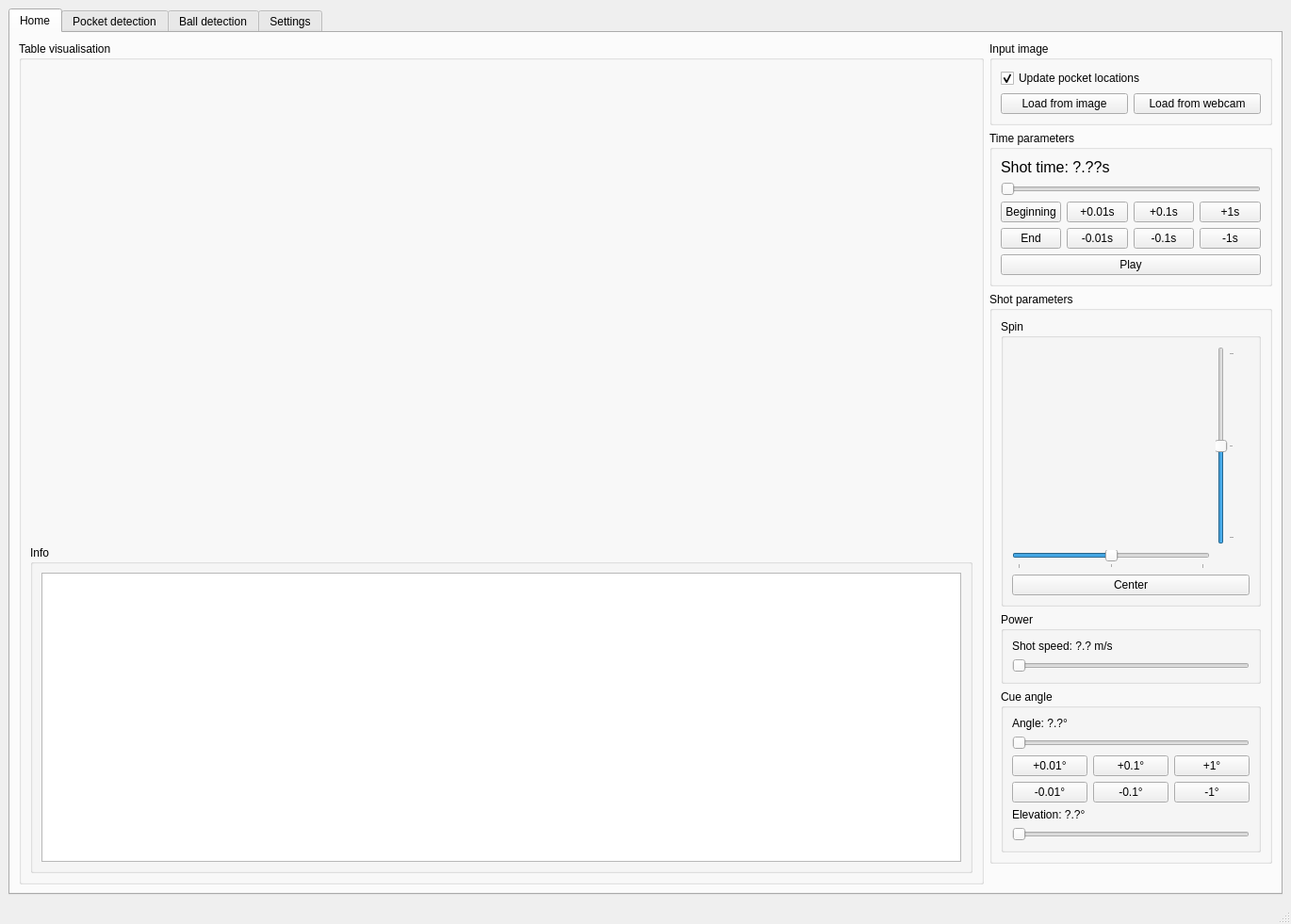
<?xml version="1.0" encoding="UTF-8"?>
<ui version="4.0">
 <class>MainWindow</class>
 <widget class="QMainWindow" name="MainWindow">
  <property name="geometry">
   <rect>
    <x>0</x>
    <y>0</y>
    <width>1363</width>
    <height>981</height>
   </rect>
  </property>
  <property name="sizePolicy">
   <sizepolicy hsizetype="Preferred" vsizetype="Preferred">
    <horstretch>0</horstretch>
    <verstretch>0</verstretch>
   </sizepolicy>
  </property>
  <property name="windowTitle">
   <string>Pool Assistant</string>
  </property>
  <widget class="QWidget" name="centralwidget">
   <layout class="QHBoxLayout" name="horizontalLayout">
    <item>
     <widget class="QTabWidget" name="tabWidget">
      <property name="tabShape">
       <enum>QTabWidget::Rounded</enum>
      </property>
      <property name="currentIndex">
       <number>0</number>
      </property>
      <widget class="QWidget" name="home_tab">
       <attribute name="title">
        <string>Home</string>
       </attribute>
       <layout class="QHBoxLayout" name="horizontalLayout_3">
        <item>
         <layout class="QVBoxLayout" name="verticalLayout_9">
          <item>
           <widget class="QGroupBox" name="table_box">
            <property name="sizePolicy">
             <sizepolicy hsizetype="Preferred" vsizetype="Preferred">
              <horstretch>0</horstretch>
              <verstretch>0</verstretch>
             </sizepolicy>
            </property>
            <property name="title">
             <string>Table visualisation</string>
            </property>
            <layout class="QVBoxLayout" name="verticalLayout_2">
             <item>
              <widget class="QWidget" name="canvas_widget" native="true">
               <property name="enabled">
                <bool>true</bool>
               </property>
               <property name="sizePolicy">
                <sizepolicy hsizetype="Fixed" vsizetype="Fixed">
                 <horstretch>0</horstretch>
                 <verstretch>0</verstretch>
                </sizepolicy>
               </property>
               <property name="minimumSize">
                <size>
                 <width>1000</width>
                 <height>500</height>
                </size>
               </property>
               <property name="maximumSize">
                <size>
                 <width>1000</width>
                 <height>500</height>
                </size>
               </property>
              </widget>
             </item>
             <item>
              <widget class="QGroupBox" name="groupBox_5">
               <property name="sizePolicy">
                <sizepolicy hsizetype="Preferred" vsizetype="Minimum">
                 <horstretch>0</horstretch>
                 <verstretch>0</verstretch>
                </sizepolicy>
               </property>
               <property name="title">
                <string>Info</string>
               </property>
               <layout class="QVBoxLayout" name="verticalLayout_10">
                <item>
                 <widget class="QListView" name="info_listview">
                  <property name="enabled">
                   <bool>true</bool>
                  </property>
                  <property name="sizePolicy">
                   <sizepolicy hsizetype="Expanding" vsizetype="Ignored">
                    <horstretch>0</horstretch>
                    <verstretch>0</verstretch>
                   </sizepolicy>
                  </property>
                  <property name="minimumSize">
                   <size>
                    <width>0</width>
                    <height>10</height>
                   </size>
                  </property>
                  <property name="maximumSize">
                   <size>
                    <width>16777215</width>
                    <height>16777215</height>
                   </size>
                  </property>
                 </widget>
                </item>
               </layout>
              </widget>
             </item>
            </layout>
           </widget>
          </item>
         </layout>
        </item>
        <item>
         <layout class="QVBoxLayout" name="verticalLayout_3">
          <item>
           <widget class="QGroupBox" name="image_box">
            <property name="title">
             <string>Input image</string>
            </property>
            <layout class="QVBoxLayout" name="verticalLayout_8">
             <item>
              <widget class="QCheckBox" name="update_pockets_checkbox">
               <property name="text">
                <string>Update pocket locations</string>
               </property>
               <property name="checked">
                <bool>true</bool>
               </property>
              </widget>
             </item>
             <item>
              <layout class="QHBoxLayout" name="horizontalLayout_7">
               <item>
                <widget class="QPushButton" name="load_image_button">
                 <property name="text">
                  <string>Load from image</string>
                 </property>
                </widget>
               </item>
               <item>
                <widget class="QPushButton" name="load_webcam_button">
                 <property name="text">
                  <string>Load from webcam</string>
                 </property>
                </widget>
               </item>
              </layout>
             </item>
            </layout>
           </widget>
          </item>
          <item>
           <widget class="QGroupBox" name="time_box">
            <property name="sizePolicy">
             <sizepolicy hsizetype="MinimumExpanding" vsizetype="Minimum">
              <horstretch>0</horstretch>
              <verstretch>0</verstretch>
             </sizepolicy>
            </property>
            <property name="minimumSize">
             <size>
              <width>200</width>
              <height>0</height>
             </size>
            </property>
            <property name="title">
             <string>Time parameters</string>
            </property>
            <layout class="QVBoxLayout" name="verticalLayout">
             <item>
              <widget class="QLabel" name="time_label">
               <property name="sizePolicy">
                <sizepolicy hsizetype="Preferred" vsizetype="Fixed">
                 <horstretch>0</horstretch>
                 <verstretch>0</verstretch>
                </sizepolicy>
               </property>
               <property name="font">
                <font>
                 <pointsize>12</pointsize>
                </font>
               </property>
               <property name="text">
                <string>Shot time: ?.??s</string>
               </property>
              </widget>
             </item>
             <item>
              <widget class="QSlider" name="time_slider">
               <property name="maximum">
                <number>1000</number>
               </property>
               <property name="singleStep">
                <number>10</number>
               </property>
               <property name="orientation">
                <enum>Qt::Horizontal</enum>
               </property>
              </widget>
             </item>
             <item>
              <layout class="QGridLayout" name="gridLayout">
               <item row="1" column="4">
                <widget class="QPushButton" name="minus1">
                 <property name="text">
                  <string>-1s</string>
                 </property>
                </widget>
               </item>
               <item row="1" column="2">
                <widget class="QPushButton" name="minus001">
                 <property name="text">
                  <string>-0.01s</string>
                 </property>
                </widget>
               </item>
               <item row="0" column="3">
                <widget class="QPushButton" name="plus01">
                 <property name="text">
                  <string>+0.1s</string>
                 </property>
                </widget>
               </item>
               <item row="0" column="2">
                <widget class="QPushButton" name="plus001">
                 <property name="text">
                  <string>+0.01s</string>
                 </property>
                </widget>
               </item>
               <item row="1" column="3">
                <widget class="QPushButton" name="minus01">
                 <property name="text">
                  <string>-0.1s</string>
                 </property>
                </widget>
               </item>
               <item row="0" column="4">
                <widget class="QPushButton" name="plus1">
                 <property name="text">
                  <string>+1s</string>
                 </property>
                </widget>
               </item>
               <item row="0" column="1">
                <widget class="QPushButton" name="start_time_button">
                 <property name="text">
                  <string>Beginning</string>
                 </property>
                </widget>
               </item>
               <item row="1" column="1">
                <widget class="QPushButton" name="end_time_button">
                 <property name="text">
                  <string>End</string>
                 </property>
                </widget>
               </item>
              </layout>
             </item>
             <item>
              <widget class="QPushButton" name="play_button">
               <property name="text">
                <string>Play</string>
               </property>
              </widget>
             </item>
            </layout>
           </widget>
          </item>
          <item>
           <widget class="QGroupBox" name="groupBox">
            <property name="sizePolicy">
             <sizepolicy hsizetype="Preferred" vsizetype="Preferred">
              <horstretch>0</horstretch>
              <verstretch>0</verstretch>
             </sizepolicy>
            </property>
            <property name="title">
             <string>Shot parameters</string>
            </property>
            <layout class="QVBoxLayout" name="verticalLayout_4">
             <item>
              <widget class="QGroupBox" name="groupBox_2">
               <property name="sizePolicy">
                <sizepolicy hsizetype="Preferred" vsizetype="Fixed">
                 <horstretch>0</horstretch>
                 <verstretch>0</verstretch>
                </sizepolicy>
               </property>
               <property name="title">
                <string>Spin</string>
               </property>
               <layout class="QVBoxLayout" name="verticalLayout_5">
                <item>
                 <layout class="QGridLayout" name="gridLayout_2">
                  <item row="0" column="0">
                   <widget class="QWidget" name="spin_canvas_widget" native="true">
                    <property name="sizePolicy">
                     <sizepolicy hsizetype="Fixed" vsizetype="Fixed">
                      <horstretch>0</horstretch>
                      <verstretch>0</verstretch>
                     </sizepolicy>
                    </property>
                    <property name="minimumSize">
                     <size>
                      <width>210</width>
                      <height>210</height>
                     </size>
                    </property>
                    <property name="maximumSize">
                     <size>
                      <width>210</width>
                      <height>210</height>
                     </size>
                    </property>
                   </widget>
                  </item>
                  <item row="1" column="0">
                   <widget class="QSlider" name="a_slider">
                    <property name="minimum">
                     <number>-100</number>
                    </property>
                    <property name="maximum">
                     <number>100</number>
                    </property>
                    <property name="orientation">
                     <enum>Qt::Horizontal</enum>
                    </property>
                    <property name="tickPosition">
                     <enum>QSlider::TicksBelow</enum>
                    </property>
                    <property name="tickInterval">
                     <number>100</number>
                    </property>
                   </widget>
                  </item>
                  <item row="0" column="1">
                   <widget class="QSlider" name="b_slider">
                    <property name="sizePolicy">
                     <sizepolicy hsizetype="Fixed" vsizetype="Minimum">
                      <horstretch>0</horstretch>
                      <verstretch>0</verstretch>
                     </sizepolicy>
                    </property>
                    <property name="minimum">
                     <number>-100</number>
                    </property>
                    <property name="maximum">
                     <number>100</number>
                    </property>
                    <property name="orientation">
                     <enum>Qt::Vertical</enum>
                    </property>
                    <property name="invertedAppearance">
                     <bool>false</bool>
                    </property>
                    <property name="invertedControls">
                     <bool>false</bool>
                    </property>
                    <property name="tickPosition">
                     <enum>QSlider::TicksBelow</enum>
                    </property>
                    <property name="tickInterval">
                     <number>100</number>
                    </property>
                   </widget>
                  </item>
                  <item row="0" column="2">
                   <spacer name="horizontalSpacer">
                    <property name="orientation">
                     <enum>Qt::Horizontal</enum>
                    </property>
                    <property name="sizeHint" stdset="0">
                     <size>
                      <width>40</width>
                      <height>20</height>
                     </size>
                    </property>
                   </spacer>
                  </item>
                 </layout>
                </item>
                <item>
                 <widget class="QPushButton" name="center_button">
                  <property name="text">
                   <string>Center</string>
                  </property>
                 </widget>
                </item>
               </layout>
              </widget>
             </item>
             <item>
              <widget class="QGroupBox" name="groupBox_3">
               <property name="title">
                <string>Power</string>
               </property>
               <layout class="QVBoxLayout" name="verticalLayout_6">
                <item>
                 <widget class="QLabel" name="V0_label">
                  <property name="text">
                   <string>Shot speed: ?.? m/s</string>
                  </property>
                 </widget>
                </item>
                <item>
                 <widget class="QSlider" name="V0_slider">
                  <property name="maximum">
                   <number>1000</number>
                  </property>
                  <property name="orientation">
                   <enum>Qt::Horizontal</enum>
                  </property>
                 </widget>
                </item>
               </layout>
              </widget>
             </item>
             <item>
              <widget class="QGroupBox" name="groupBox_4">
               <property name="title">
                <string>Cue angle</string>
               </property>
               <layout class="QVBoxLayout" name="verticalLayout_7">
                <item>
                 <widget class="QLabel" name="phi_label">
                  <property name="text">
                   <string>Angle: ?.?°</string>
                  </property>
                 </widget>
                </item>
                <item>
                 <widget class="QSlider" name="phi_slider">
                  <property name="maximum">
                   <number>1000</number>
                  </property>
                  <property name="orientation">
                   <enum>Qt::Horizontal</enum>
                  </property>
                 </widget>
                </item>
                <item>
                 <layout class="QGridLayout" name="gridLayout_4">
                  <item row="0" column="2">
                   <widget class="QPushButton" name="phi_plus1">
                    <property name="text">
                     <string>+1°</string>
                    </property>
                   </widget>
                  </item>
                  <item row="1" column="2">
                   <widget class="QPushButton" name="phi_minus1">
                    <property name="text">
                     <string>-1°</string>
                    </property>
                   </widget>
                  </item>
                  <item row="0" column="1">
                   <widget class="QPushButton" name="phi_plus01">
                    <property name="text">
                     <string>+0.1°</string>
                    </property>
                   </widget>
                  </item>
                  <item row="1" column="0">
                   <widget class="QPushButton" name="phi_minus001">
                    <property name="text">
                     <string>-0.01°</string>
                    </property>
                   </widget>
                  </item>
                  <item row="0" column="0">
                   <widget class="QPushButton" name="phi_plus001">
                    <property name="text">
                     <string>+0.01°</string>
                    </property>
                   </widget>
                  </item>
                  <item row="1" column="1">
                   <widget class="QPushButton" name="phi_minus01">
                    <property name="text">
                     <string>-0.1°</string>
                    </property>
                   </widget>
                  </item>
                 </layout>
                </item>
                <item>
                 <widget class="QLabel" name="theta_label">
                  <property name="text">
                   <string>Elevation: ?.?°</string>
                  </property>
                 </widget>
                </item>
                <item>
                 <widget class="QSlider" name="theta_slider">
                  <property name="maximum">
                   <number>1000</number>
                  </property>
                  <property name="orientation">
                   <enum>Qt::Horizontal</enum>
                  </property>
                 </widget>
                </item>
               </layout>
              </widget>
             </item>
            </layout>
           </widget>
          </item>
          <item>
           <spacer name="verticalSpacer">
            <property name="orientation">
             <enum>Qt::Vertical</enum>
            </property>
            <property name="sizeType">
             <enum>QSizePolicy::Expanding</enum>
            </property>
            <property name="sizeHint" stdset="0">
             <size>
              <width>20</width>
              <height>40</height>
             </size>
            </property>
           </spacer>
          </item>
         </layout>
        </item>
       </layout>
      </widget>
      <widget class="QWidget" name="pockets_tab">
       <attribute name="title">
        <string>Pocket detection</string>
       </attribute>
       <layout class="QHBoxLayout" name="horizontalLayout_4">
        <item>
         <widget class="QWidget" name="pockets_widget" native="true"/>
        </item>
       </layout>
      </widget>
      <widget class="QWidget" name="balls_tab">
       <attribute name="title">
        <string>Ball detection</string>
       </attribute>
       <layout class="QHBoxLayout" name="horizontalLayout_5">
        <item>
         <widget class="QWidget" name="balls_widget" native="true"/>
        </item>
       </layout>
      </widget>
      <widget class="QWidget" name="settings_tab">
       <attribute name="title">
        <string>Settings</string>
       </attribute>
       <layout class="QGridLayout" name="gridLayout_3">
        <item row="3" column="1">
         <widget class="QGroupBox" name="image_box_3">
          <property name="title">
           <string>Game type</string>
          </property>
          <layout class="QVBoxLayout" name="verticalLayout_12">
           <item>
            <layout class="QGridLayout" name="gridLayout_6">
             <item row="0" column="2">
              <widget class="QComboBox" name="webcam_drop_down_2">
               <property name="enabled">
                <bool>false</bool>
               </property>
               <property name="sizePolicy">
                <sizepolicy hsizetype="Expanding" vsizetype="Fixed">
                 <horstretch>0</horstretch>
                 <verstretch>0</verstretch>
                </sizepolicy>
               </property>
               <property name="editable">
                <bool>false</bool>
               </property>
              </widget>
             </item>
             <item row="0" column="0">
              <widget class="QLabel" name="webcam_name_label_2">
               <property name="text">
                <string>Game type:</string>
               </property>
               <property name="alignment">
                <set>Qt::AlignRight|Qt::AlignTrailing|Qt::AlignVCenter</set>
               </property>
              </widget>
             </item>
            </layout>
           </item>
          </layout>
         </widget>
        </item>
        <item row="4" column="1">
         <spacer name="verticalSpacer_2">
          <property name="orientation">
           <enum>Qt::Vertical</enum>
          </property>
          <property name="sizeHint" stdset="0">
           <size>
            <width>20</width>
            <height>40</height>
           </size>
          </property>
         </spacer>
        </item>
        <item row="1" column="1">
         <widget class="QGroupBox" name="image_box_2">
          <property name="title">
           <string>Image input</string>
          </property>
          <layout class="QVBoxLayout" name="verticalLayout_11">
           <item>
            <layout class="QGridLayout" name="gridLayout_5">
             <item row="1" column="0">
              <widget class="QLabel" name="calibration_name_label">
               <property name="text">
                <string>Image calibration:</string>
               </property>
               <property name="alignment">
                <set>Qt::AlignRight|Qt::AlignTrailing|Qt::AlignVCenter</set>
               </property>
              </widget>
             </item>
             <item row="0" column="0">
              <widget class="QLabel" name="image_name_label">
               <property name="text">
                <string>Image name:</string>
               </property>
               <property name="alignment">
                <set>Qt::AlignRight|Qt::AlignTrailing|Qt::AlignVCenter</set>
               </property>
              </widget>
             </item>
             <item row="0" column="1">
              <widget class="QLineEdit" name="image_name">
               <property name="font">
                <font>
                 <family>Cascadia Mono</family>
                </font>
               </property>
               <property name="text">
                <string>terrace.jpg</string>
               </property>
              </widget>
             </item>
             <item row="1" column="1">
              <widget class="QComboBox" name="image_cal_drop_down">
               <property name="sizePolicy">
                <sizepolicy hsizetype="Expanding" vsizetype="Fixed">
                 <horstretch>0</horstretch>
                 <verstretch>0</verstretch>
                </sizepolicy>
               </property>
              </widget>
             </item>
            </layout>
           </item>
          </layout>
         </widget>
        </item>
        <item row="1" column="0">
         <spacer name="horizontalSpacer_2">
          <property name="orientation">
           <enum>Qt::Horizontal</enum>
          </property>
          <property name="sizeHint" stdset="0">
           <size>
            <width>40</width>
            <height>20</height>
           </size>
          </property>
         </spacer>
        </item>
        <item row="1" column="2">
         <spacer name="horizontalSpacer_3">
          <property name="orientation">
           <enum>Qt::Horizontal</enum>
          </property>
          <property name="sizeHint" stdset="0">
           <size>
            <width>40</width>
            <height>20</height>
           </size>
          </property>
         </spacer>
        </item>
        <item row="2" column="1">
         <widget class="QGroupBox" name="image_box_7">
          <property name="title">
           <string>Webcam input</string>
          </property>
          <layout class="QVBoxLayout" name="verticalLayout_25">
           <item>
            <layout class="QGridLayout" name="gridLayout_13">
             <item row="0" column="0">
              <widget class="QLabel" name="webcam_name_label">
               <property name="text">
                <string>Webcam:</string>
               </property>
               <property name="alignment">
                <set>Qt::AlignRight|Qt::AlignTrailing|Qt::AlignVCenter</set>
               </property>
              </widget>
             </item>
             <item row="0" column="1">
              <widget class="QComboBox" name="webcam_drop_down">
               <property name="sizePolicy">
                <sizepolicy hsizetype="Expanding" vsizetype="Fixed">
                 <horstretch>0</horstretch>
                 <verstretch>0</verstretch>
                </sizepolicy>
               </property>
              </widget>
             </item>
             <item row="1" column="1">
              <widget class="QComboBox" name="webcam_cal_drop_down">
               <property name="sizePolicy">
                <sizepolicy hsizetype="Expanding" vsizetype="Fixed">
                 <horstretch>0</horstretch>
                 <verstretch>0</verstretch>
                </sizepolicy>
               </property>
              </widget>
             </item>
             <item row="1" column="0">
              <widget class="QLabel" name="webcam_calibration_label">
               <property name="text">
                <string>Calibration name:</string>
               </property>
               <property name="alignment">
                <set>Qt::AlignRight|Qt::AlignTrailing|Qt::AlignVCenter</set>
               </property>
              </widget>
             </item>
            </layout>
           </item>
          </layout>
         </widget>
        </item>
       </layout>
      </widget>
     </widget>
    </item>
   </layout>
  </widget>
  <widget class="QMenuBar" name="menubar">
   <property name="geometry">
    <rect>
     <x>0</x>
     <y>0</y>
     <width>1363</width>
     <height>21</height>
    </rect>
   </property>
  </widget>
  <widget class="QStatusBar" name="statusbar"/>
 </widget>
 <resources/>
 <connections/>
</ui>
